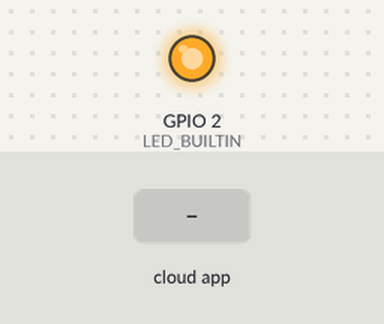
This sketch was run on a simulated ESP8266 (NodeMCU). Parts: output pins drawn as LEDs (lit = HIGH, except the on-board LED, lit = LOW). The test bench sets the inputs (shaded band). WiFi joins after 1.5 s; servers stay silent unless stated; the Firebase database answers and starts empty; what the sketch prints to the serial monitor is not drawn.

Above: at 3.0 s.
3.1 s: the phone or cloud app sets ElektrikSayaci to true
At 3.6 s:
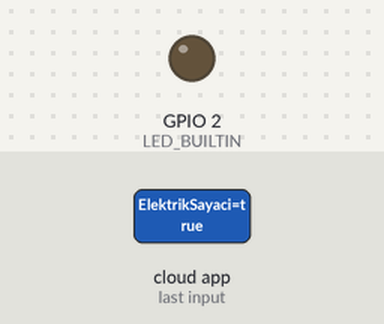
Timing chart, 0 to 6.1 s (numbered marks = the images above; inputs shaded):
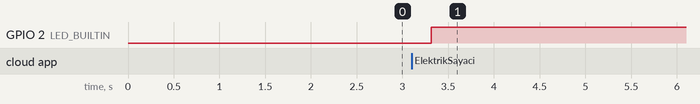

Measured:
- after the input at 3.1 s, GPIO 2 (LED_BUILTIN): LOW → HIGH after 0.21 s

The sketch:

sketch_dec11a.ino
```cpp
/***ESP8266 WiFi Kütüphane Dosyası ***/
//#include <Arduino.h>
#include <ESP8266WiFi.h>
/*** Firebase Kütüphane Dosyaları ***/
//#include <Firebase.h>
#include <FirebaseArduino.h>
//#include <FirebaseError.h>

/*** Kablosuz Ağ Bilgileri ***/
#define WLAN_SSID "selam"
#define WLAN_PASSWORD "hopasinanay"

/***  -Firebase Kurulumu-  ***/
#define FIREBASE_HOST "elektriksayaci-70dd1.firebaseio.com"  //url
#define FIREBASE_AUTH "OlA7aYkoEuzkS2wuz2jZWdsVRibdaGdLVDV0E4X3"  //firebasede türetilen key

/*** Değişken ve Pin Tanımlaması ***/

//#define LED D2

/*** ESP8266 WiFi Kurulum Fonksiyonu ***/
 String saniyeveri="saniyeveri";
void WiFi_Setup ()
{
  delay(10);
  pinMode(LED_BUILTIN, OUTPUT);
  Serial.println(); Serial.print(WLAN_SSID);
  Serial.print("Kablosuz Agina Baglaniyor...");
  WiFi.begin(WLAN_SSID, WLAN_PASSWORD);

  // WiFi durum kontrolü
while (WiFi.status() != WL_CONNECTED) {
  delay(500);
  Serial.print(".");
}
Serial.println();Serial.print(WLAN_SSID);
Serial.println("Kablosuz Agina Baglandi...");
Serial.println("IP adresi: ");
Serial.println(WiFi.localIP());

}

void setup()
{
  Serial.begin(115200);  // Seri port baud rate ayarı
  WiFi_Setup();          //Kablosuz ağ bağlantı fonks.

  //pinMode(LED,OUTPUT);

 // digitalWrite(LED,LOW);

  Firebase.begin (FIREBASE_HOST, FIREBASE_AUTH);
  Firebase.setString ("ElektrikSayaci","false");
  Firebase.setString("saniyeveri","null");
}
unsigned long t,x,y;
int a,b;
float sonuc;
float saniye;
float kullanimtutari;
void loop()
{

  while (WiFi.status() != WL_CONNECTED) {
  delay(500);
  Serial.print(".");
    WiFi.begin(WLAN_SSID, WLAN_PASSWORD);

}

  if (Firebase.getString("ElektrikSayaci")=="true")
  {
    digitalWrite(LED_BUILTIN,HIGH);
    Serial.println("Yandi");
    if(a==0){
     x=millis();
     a=1;
     b=0;
    }


  }
      else
      {
        digitalWrite(LED_BUILTIN,LOW);
        if(b==0){
          y=millis();
          b=1;

          a=0;
          StaticJsonBuffer < 200 > jsonBuffer;
  JsonObject & valueObject = jsonBuffer. createObject ();
                 saniye=y-x;
                 t=t+y-x;
                 kullanimtutari= (y-x)*(0.001)*(0.128);
                 valueObject [ "saniye" ] = saniye;
                 valueObject [ "kullanimtutari" ] = kullanimtutari;
                 Firebase.push(saniyeveri+"/value",valueObject);
        }


    sonuc=t*0.001; //milisaniye to saniye dönüşüm.
    sonuc=sonuc*0.128;  //saniye başına fiyat çarpanı

      Firebase.setFloat("sonuc",sonuc);


      }
      if (Firebase.failed())
      {
        Serial.print("setting /number failed:");
        Serial.println(Firebase.error());
        return;

      }
      delay(100);
    }
```
